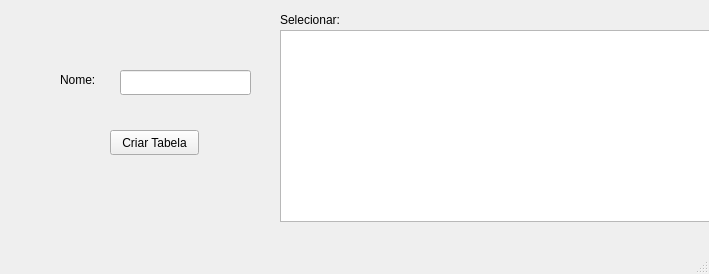
<?xml version="1.0" encoding="UTF-8"?>
<ui version="4.0">
 <class>MainWindow</class>
 <widget class="QMainWindow" name="MainWindow">
  <property name="geometry">
   <rect>
    <x>0</x>
    <y>0</y>
    <width>709</width>
    <height>274</height>
   </rect>
  </property>
  <property name="windowTitle">
   <string>MainWindow</string>
  </property>
  <widget class="QWidget" name="centralwidget">
   <widget class="QLabel" name="label_9">
    <property name="geometry">
     <rect>
      <x>60</x>
      <y>70</y>
      <width>121</width>
      <height>20</height>
     </rect>
    </property>
    <property name="text">
     <string>Nome:</string>
    </property>
   </widget>
   <widget class="QLineEdit" name="lineEdit_name">
    <property name="geometry">
     <rect>
      <x>120</x>
      <y>70</y>
      <width>131</width>
      <height>25</height>
     </rect>
    </property>
   </widget>
   <widget class="QPushButton" name="pushButton_save">
    <property name="geometry">
     <rect>
      <x>110</x>
      <y>130</y>
      <width>89</width>
      <height>25</height>
     </rect>
    </property>
    <property name="text">
     <string>Criar Tabela</string>
    </property>
   </widget>
   <widget class="QLabel" name="label_10">
    <property name="geometry">
     <rect>
      <x>280</x>
      <y>10</y>
      <width>121</width>
      <height>20</height>
     </rect>
    </property>
    <property name="text">
     <string>Selecionar:</string>
    </property>
   </widget>
   <widget class="QListWidget" name="listWidget">
    <property name="geometry">
     <rect>
      <x>280</x>
      <y>30</y>
      <width>431</width>
      <height>192</height>
     </rect>
    </property>
    <property name="selectionMode">
     <enum>QAbstractItemView::MultiSelection</enum>
    </property>
   </widget>
  </widget>
  <widget class="QMenuBar" name="menubar">
   <property name="geometry">
    <rect>
     <x>0</x>
     <y>0</y>
     <width>709</width>
     <height>22</height>
    </rect>
   </property>
  </widget>
  <widget class="QStatusBar" name="statusbar"/>
 </widget>
 <resources/>
 <connections/>
</ui>
